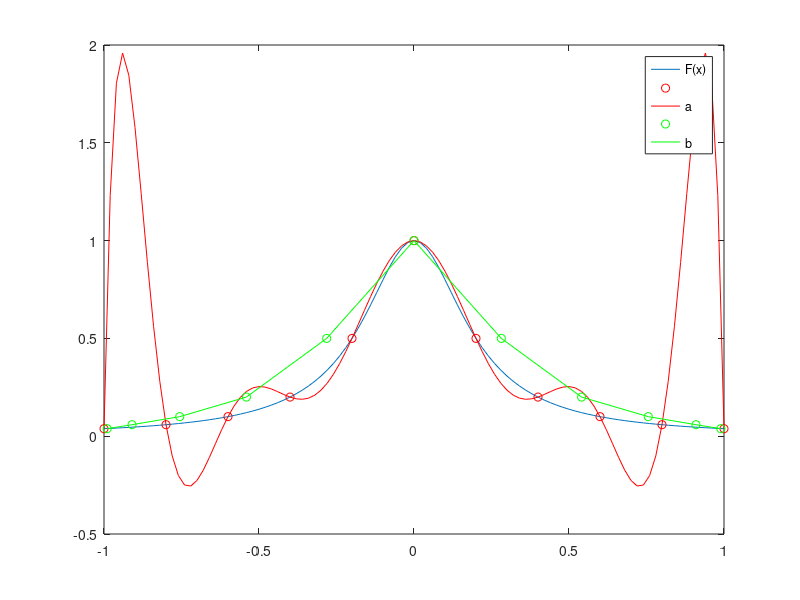

This chart was generated by the following MATLAB code:
clear
clc

x=-1:.02:1;
y=1./(1+25*x.^2);
plot(x,y)

n=10;
xp=linspace(-1,1,n+1);
yp=1./(1+25*xp.^2);
hold on
scatter(xp,yp,'r')
p=polyfit(xp,yp,n);
F=polyval(p,x);
plot(x,F,'r')

for i=1:n+1
    xb(i)=cos((2*i-1)/11*pi/2);
end
nb=size(xb,2);
yb=1./(1+25*xp.^2);
scatter(xb,yb,'g')
pb=polyfit(xb,yb,nb);
Fb=polyval(pb,xb,'g');
plot(xb,Fb,'g')

legend('F(x)','','a','','b')